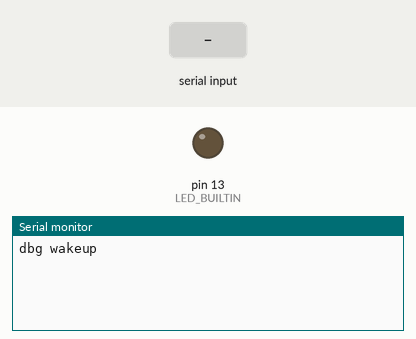
Recording of a sketch running on a simulated Arduino Uno, built with avr-gcc and run on an emulated ATmega328P. On the bench: output pins drawn as LEDs (lit = HIGH), the last lines printed to the serial monitor. The inputs (shaded band) are chosen by the test bench.

Above: at 1.2 s.
1.3 s: "90,45\n" received over Serial
At 1.7 s:
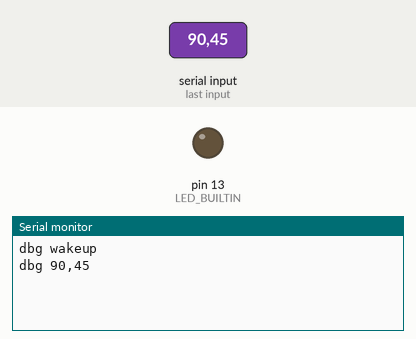
2.8 s: "0\n" received over Serial
At 4.0 s:
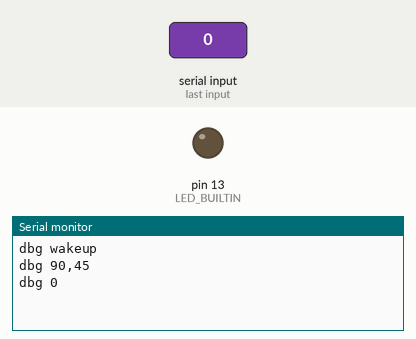

The sketch:

pd-arduino.ino
```cpp
// https://cmuphyscomp.github.io/physcomp-f15/exercises/Pure-Data/pd-arduino/index.html

#define BAUD_RATE 115200

// The maximum message line length.
#define MAX_LINE_LENGTH 80

// The maximum number of tokens in a single message.
#define MAX_TOKENS 10

#ifndef LED_BUILTIN
#define LED_BUILTIN 13
#endif

/****************************************************************/
/**** Utility functions *****************************************/
/****************************************************************/

// Send a single debugging string to the console.
static void send_debug_message( const char *str )
{
  Serial.print("dbg ");
  Serial.println( str );
}

// Send a single debugging integer to the console.
static void send_debug_message( int i )
{
  Serial.print("dbg ");
  Serial.println( i );
}

/****************************************************************/
// Wrapper on strcmp for clarity of code.  Returns true if strings are
// identical.
static int string_equal( char *str1, char *str2 )
{
  return !strcmp(str1, str2);
}

/****************************************************************/
/****************************************************************/
// Process an input message.  Unrecognized commands are silently ignored.

static void parse_input_message(int argc, char *argv[])
{
  // Interpret the first token as a command symbol.
  char *command = argv[0];

  send_debug_message(command);

  if (string_equal(command, "led")) {
    int value = atoi(argv[1] );
    if (value) {
      digitalWrite(LED_BUILTIN, HIGH);
    }
    else {
      digitalWrite(LED_BUILTIN, LOW);
    }
  }
}

/****************************************************************/
// Polling function to process messages arriving over the serial port.  Each
// iteration through this polling function processes at most one character.  It
// records the input message line into a buffer while simultaneously dividing it
// into 'tokens' delimited by whitespace.  Each token is a string of
// non-whitespace characters, and might represent either a symbol or an integer.
// Once a message is complete, parse_input_message() is called.

static void serial_input_poll(void)
{
  static char input_buffer[ MAX_LINE_LENGTH ];   // buffer for input characters
  static char *argv[MAX_TOKENS];                 // buffer for pointers to tokens
  static int chars_in_buffer = 0;  // counter for characters in buffer
  static int chars_in_token = 0;   // counter for characters in current partially-received token (the 'open' token)
  static int argc = 0;             // counter for tokens in argv
  static int error = 0;            // flag for any error condition in the current message

  // Check if at least one byte is available on the serial input.
  if (Serial.available()) {
    int input = Serial.read();

    // If the input is a whitespace character, end any currently open token.
    if ( isspace(input) ) {
      if ( !error && chars_in_token > 0) {
	if (chars_in_buffer == MAX_LINE_LENGTH) error = 1;
	else {
	  input_buffer[chars_in_buffer++] = 0;  // end the current token
	  argc++;                               // increase the argument count
	  chars_in_token = 0;                   // reset the token state
	}
      }

      // If the whitespace input is an end-of-line character, then pass the message buffer along for interpretation.
      if (input == '\r' || input == '\n') {

	// if the message included too many tokens or too many characters, report an error
	if (error) send_debug_message("excessive input error");

	// else process any complete message
	else if (argc > 0) parse_input_message( argc, argv );

	// reset the full input state
	error = chars_in_token = chars_in_buffer = argc = 0;
      }
    }

    // Else the input is a character to store in the buffer at the end of the current token.
    else {
      // if beginning a new token
      if (chars_in_token == 0) {

	// if the token array is full, set an error state
	if (argc == MAX_TOKENS) error = 1;

	// otherwise save a pointer to the start of the token
	else argv[ argc ] = &input_buffer[chars_in_buffer];
      }

      // the save the input and update the counters
      if (!error) {
	if (chars_in_buffer == MAX_LINE_LENGTH) error = 1;
	else {
	  input_buffer[chars_in_buffer++] = input;
	  chars_in_token++;
	}
      }
    }
  }
}

/****************************************************************/
/**** Standard entry points for Arduino system ******************/
/****************************************************************/

void setup()
{
  // initialize the Serial port
  Serial.begin( BAUD_RATE );
  pinMode(LED_BUILTIN, OUTPUT);

  send_debug_message("wakeup");
}

void loop()
{
  serial_input_poll();
}
```

Measured:
- after the input at 1.3 s, the serial monitor: prints a new line at once (image 1)
- after the input at 2.8 s, the serial monitor: prints a new line at once (image 2)
